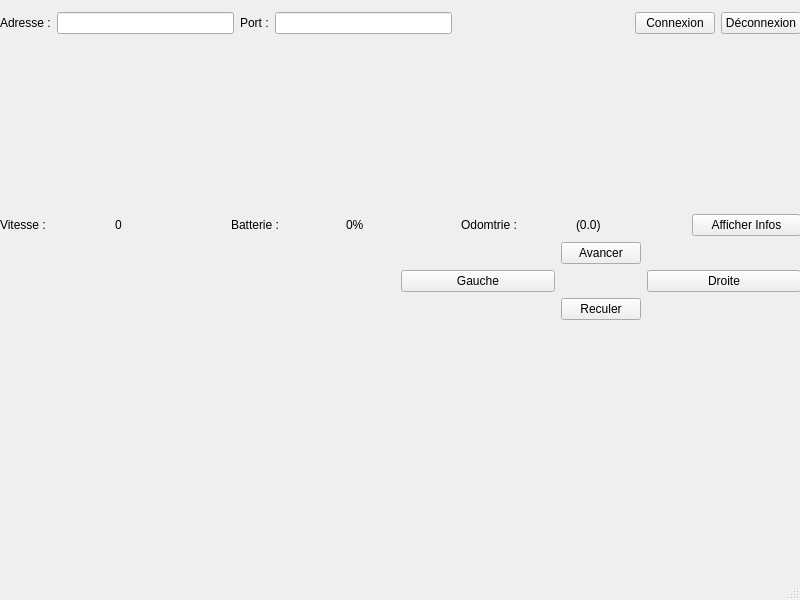
<?xml version="1.0" encoding="UTF-8"?>
<ui version="4.0">
 <class>MainWindow</class>
 <widget class="QMainWindow" name="MainWindow">
  <property name="geometry">
   <rect>
    <x>0</x>
    <y>0</y>
    <width>800</width>
    <height>600</height>
   </rect>
  </property>
  <property name="windowTitle">
   <string>MainWindow</string>
  </property>
  <widget class="QWidget" name="centralwidget">
   <widget class="QWidget" name="verticalLayoutWidget">
    <property name="geometry">
     <rect>
      <x>0</x>
      <y>0</y>
      <width>801</width>
      <height>481</height>
     </rect>
    </property>
    <layout class="QVBoxLayout" name="verticalLayout">
     <item>
      <layout class="QHBoxLayout" name="horizontalLayout">
       <item>
        <widget class="QLabel" name="label">
         <property name="text">
          <string>Adresse :</string>
         </property>
        </widget>
       </item>
       <item>
        <widget class="QLineEdit" name="LEAdresse"/>
       </item>
       <item>
        <widget class="QLabel" name="label_2">
         <property name="text">
          <string>Port :</string>
         </property>
        </widget>
       </item>
       <item>
        <widget class="QLineEdit" name="LEPort"/>
       </item>
       <item>
        <spacer name="horizontalSpacer">
         <property name="orientation">
          <enum>Qt::Horizontal</enum>
         </property>
         <property name="sizeHint" stdset="0">
          <size>
           <width>58</width>
           <height>46</height>
          </size>
         </property>
        </spacer>
       </item>
       <item>
        <widget class="QPushButton" name="pBcon">
         <property name="text">
          <string>Connexion</string>
         </property>
        </widget>
       </item>
       <item>
        <widget class="QPushButton" name="pbDeco">
         <property name="text">
          <string>Déconnexion</string>
         </property>
        </widget>
       </item>
      </layout>
     </item>
     <item>
      <spacer name="verticalSpacer">
       <property name="orientation">
        <enum>Qt::Vertical</enum>
       </property>
       <property name="sizeHint" stdset="0">
        <size>
         <width>20</width>
         <height>40</height>
        </size>
       </property>
      </spacer>
     </item>
     <item>
      <layout class="QHBoxLayout" name="horizontalLayout_3">
       <item>
        <widget class="QLabel" name="label_3">
         <property name="text">
          <string>Vitesse : </string>
         </property>
        </widget>
       </item>
       <item>
        <widget class="QLabel" name="label_vitesse">
         <property name="text">
          <string>0</string>
         </property>
        </widget>
       </item>
       <item>
        <widget class="QLabel" name="label_4">
         <property name="text">
          <string>Batterie : </string>
         </property>
        </widget>
       </item>
       <item>
        <widget class="QLabel" name="label_bat">
         <property name="text">
          <string>0%</string>
         </property>
        </widget>
       </item>
       <item>
        <widget class="QLabel" name="label_7">
         <property name="text">
          <string>Odomtrie : </string>
         </property>
        </widget>
       </item>
       <item>
        <widget class="QLabel" name="label_odometrie">
         <property name="text">
          <string>(0.0)</string>
         </property>
        </widget>
       </item>
       <item>
        <widget class="QPushButton" name="pBAffichInfo">
         <property name="text">
          <string>Afficher Infos</string>
         </property>
        </widget>
       </item>
      </layout>
     </item>
     <item>
      <layout class="QHBoxLayout" name="horizontalLayout_2">
       <item>
        <spacer name="horizontalSpacer_4">
         <property name="orientation">
          <enum>Qt::Horizontal</enum>
         </property>
         <property name="sizeHint" stdset="0">
          <size>
           <width>40</width>
           <height>20</height>
          </size>
         </property>
        </spacer>
       </item>
       <item>
        <layout class="QGridLayout" name="gridLayout">
         <item row="1" column="0">
          <widget class="QPushButton" name="pbLeft">
           <property name="text">
            <string>Gauche</string>
           </property>
          </widget>
         </item>
         <item row="0" column="0">
          <spacer name="horizontalSpacer_2">
           <property name="orientation">
            <enum>Qt::Horizontal</enum>
           </property>
           <property name="sizeHint" stdset="0">
            <size>
             <width>40</width>
             <height>20</height>
            </size>
           </property>
          </spacer>
         </item>
         <item row="0" column="1">
          <widget class="QPushButton" name="pBForward">
           <property name="text">
            <string>Avancer</string>
           </property>
          </widget>
         </item>
         <item row="1" column="2">
          <widget class="QPushButton" name="pbRight">
           <property name="text">
            <string>Droite</string>
           </property>
          </widget>
         </item>
         <item row="0" column="2">
          <spacer name="horizontalSpacer_3">
           <property name="orientation">
            <enum>Qt::Horizontal</enum>
           </property>
           <property name="sizeHint" stdset="0">
            <size>
             <width>40</width>
             <height>20</height>
            </size>
           </property>
          </spacer>
         </item>
         <item row="2" column="1">
          <widget class="QPushButton" name="pbBackward">
           <property name="text">
            <string>Reculer</string>
           </property>
          </widget>
         </item>
        </layout>
       </item>
      </layout>
     </item>
     <item>
      <spacer name="verticalSpacer_2">
       <property name="orientation">
        <enum>Qt::Vertical</enum>
       </property>
       <property name="sizeHint" stdset="0">
        <size>
         <width>20</width>
         <height>40</height>
        </size>
       </property>
      </spacer>
     </item>
    </layout>
   </widget>
  </widget>
  <widget class="QMenuBar" name="menubar">
   <property name="geometry">
    <rect>
     <x>0</x>
     <y>0</y>
     <width>800</width>
     <height>21</height>
    </rect>
   </property>
  </widget>
  <widget class="QStatusBar" name="statusbar"/>
 </widget>
 <resources/>
 <connections/>
</ui>
